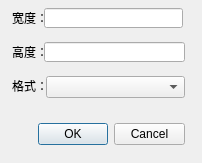
<?xml version="1.0" encoding="UTF-8"?>
<ui version="4.0">
 <class>ExportDialog</class>
 <widget class="QDialog" name="ExportDialog">
  <property name="geometry">
   <rect>
    <x>0</x>
    <y>0</y>
    <width>202</width>
    <height>163</height>
   </rect>
  </property>
  <property name="windowTitle">
   <string>Dialog</string>
  </property>
  <widget class="QDialogButtonBox" name="buttonBox">
   <property name="geometry">
    <rect>
     <x>38</x>
     <y>118</y>
     <width>147</width>
     <height>32</height>
    </rect>
   </property>
   <property name="orientation">
    <enum>Qt::Horizontal</enum>
   </property>
   <property name="standardButtons">
    <set>QDialogButtonBox::Cancel|QDialogButtonBox::Ok</set>
   </property>
  </widget>
  <widget class="QComboBox" name="comboBox">
   <property name="geometry">
    <rect>
     <x>46</x>
     <y>76</y>
     <width>139</width>
     <height>22</height>
    </rect>
   </property>
  </widget>
  <widget class="QLabel" name="label">
   <property name="geometry">
    <rect>
     <x>12</x>
     <y>12</y>
     <width>54</width>
     <height>12</height>
    </rect>
   </property>
   <property name="text">
    <string>宽度：</string>
   </property>
  </widget>
  <widget class="QLabel" name="label_2">
   <property name="geometry">
    <rect>
     <x>12</x>
     <y>46</y>
     <width>54</width>
     <height>12</height>
    </rect>
   </property>
   <property name="text">
    <string>高度：</string>
   </property>
  </widget>
  <widget class="QLabel" name="label_3">
   <property name="geometry">
    <rect>
     <x>12</x>
     <y>80</y>
     <width>54</width>
     <height>12</height>
    </rect>
   </property>
   <property name="text">
    <string>格式：</string>
   </property>
  </widget>
  <widget class="QLineEdit" name="lineEdit">
   <property name="geometry">
    <rect>
     <x>44</x>
     <y>8</y>
     <width>139</width>
     <height>20</height>
    </rect>
   </property>
  </widget>
  <widget class="QLineEdit" name="lineEdit_2">
   <property name="geometry">
    <rect>
     <x>44</x>
     <y>42</y>
     <width>141</width>
     <height>20</height>
    </rect>
   </property>
  </widget>
 </widget>
 <resources/>
 <connections>
  <connection>
   <sender>buttonBox</sender>
   <signal>accepted()</signal>
   <receiver>ExportDialog</receiver>
   <slot>accept()</slot>
   <hints>
    <hint type="sourcelabel">
     <x>248</x>
     <y>254</y>
    </hint>
    <hint type="destinationlabel">
     <x>157</x>
     <y>274</y>
    </hint>
   </hints>
  </connection>
  <connection>
   <sender>buttonBox</sender>
   <signal>rejected()</signal>
   <receiver>ExportDialog</receiver>
   <slot>reject()</slot>
   <hints>
    <hint type="sourcelabel">
     <x>316</x>
     <y>260</y>
    </hint>
    <hint type="destinationlabel">
     <x>286</x>
     <y>274</y>
    </hint>
   </hints>
  </connection>
 </connections>
</ui>
